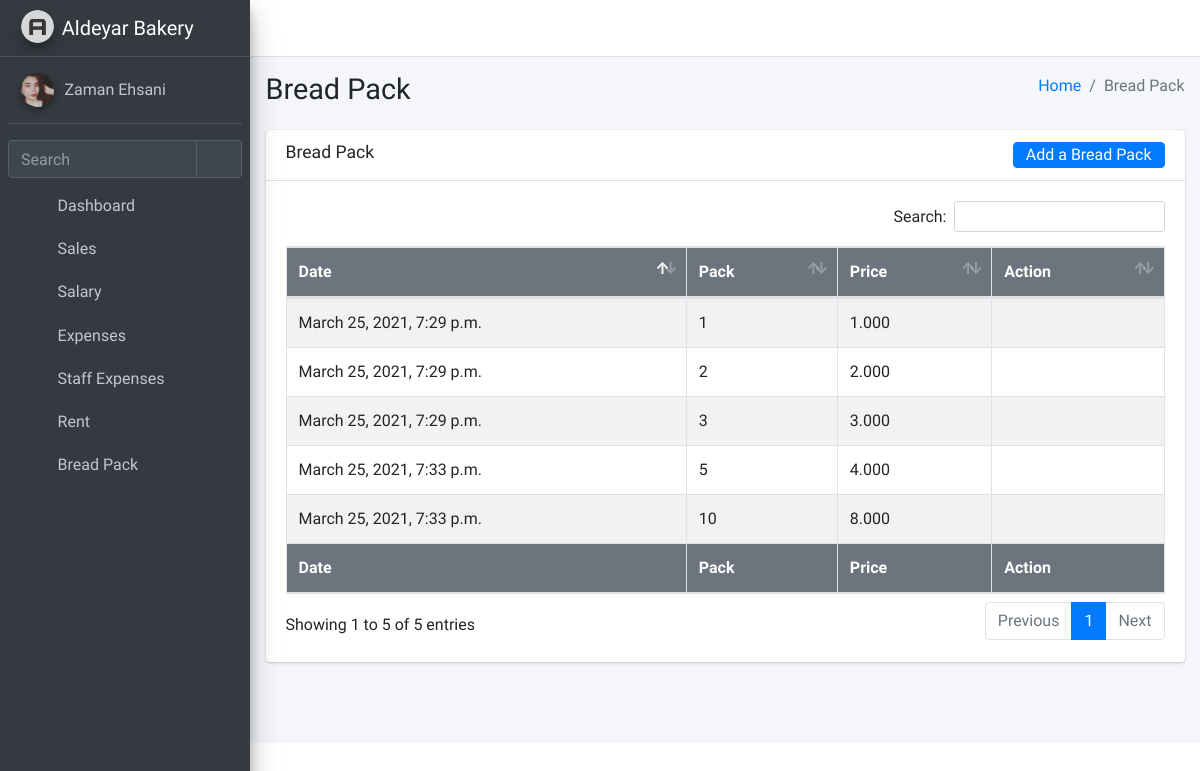
The app's page /bread (signed in) with its own data.
### Dash/models.py (models this page shows, shortened)
class Profile(models.Model):
    user = models.OneToOneField(User, on_delete=models.CASCADE)
    about = models.TextField("tell me about yourself",null=True, blank=True)
    phone = models.PositiveIntegerField("what is your phone?",null=True, blank=True)
    address = models.CharField("where do you live?",max_length=500,null=True, blank=True)
    photo = models.ImageField("Upload a square picture of yourself.",default='default.png', upload_to = upload_location, null=True, blank=True)

class Bread(models.Model):
    package = models.CharField(max_length=200, null=True, blank=True)
    price   = models.DecimalField(max_digits=10, decimal_places=3)
    date    = models.DateTimeField(auto_now=False, auto_now_add=True)
    class Meta:
        verbose_name_plural = "Bread"

### Dash/views.py (the view)
# urls.py: path('bread', dash_view.Bread.as_view(), name="bread"),
class Bread(LoginRequiredMixin, ListView):
    login_url = '/login'
    model = models.Bread
    template_name = "bread.html"
    def get_context_data(self, *args, **kwargs):
        data = super(Bread, self).get_context_data(*args, **kwargs)
        data['page_title'] = 'Bread Pack'
        return data

### templates/bread.html
{% extends 'base.html' %}
{% load static %}
{% block content %}
{% include 'asidebar.html' %}
  <div class="content-wrapper">
    <section class="content-header">
      <div class="container-fluid">
        <div class="row mb-2">
          <div class="col-sm-6">
            <h1> Bread Pack</h1>
          </div>
          <div class="col-sm-6">
            <ol class="breadcrumb float-sm-right">
              <li class="breadcrumb-item"><a href="{% url 'dashboard' %}">Home</a></li>
              <li class="breadcrumb-item active"> Bread Pack</li>
            </ol>
          </div>
        </div>
      </div>
    </section>
    <section class="content">
      <div class="container-fluid">
        <div class="row">
          <div class="col-12">
            <div class="card">
              <div class="card-header">
                <h3 class="card-title"> Bread Pack</h3>
                <a href="{% url 'add_bread' %}" class="btn btn-primary float-right pt-0 pb-0"> Add a Bread Pack</a>
              </div>
              <div class="card-body">
                <table id="example1" class="table table-bordered table-striped">
                  <thead class="bg-secondary">
                    <tr>
                      <th>Date</th>
                      <th>Pack</th>
                      <th>Price</th>
                      <th>Action</th>
                    </tr>
                  </thead>
                  <tbody>
                    {% for obj in object_list  %}
                      <tr>
                        <td>{{obj.date}}</td>
                        <td>{{obj.package}}</td>
                        <td>{{obj.price}}</td>
                        <td class="text-center">
                          <a href="{% url 'update_bread' obj.id %}" class=" mr-3 pt-0 pb-0" title="make changes"><i class="fas fa-edit"></i></a>
                          <a href="{% url 'delete_bread' obj.id %}" class="pt-0 pb-0 text-danger" title="Remove the Record."><i class="fas fa-trash"></i></a>
                        </td>
                      </tr>
                  {% endfor %}
                  </tbody>
                  <tfoot class="bg-secondary">
                  <tr>
                    <th>Date</th>
                    <th>Pack</th>
                    <th>Price</th>
                    <th>Action</th>
                  </tr>
                  </tfoot>
                </table>
              </div>
            </div>
          </div>
        </div>
      </div>
    </section>
  </div>
{% endblock content  %}

### templates/base.html (shortened to what this page needs)
{% load static %}
<!DOCTYPE html>
<html lang="en">
<head>
  <link rel="stylesheet" href="{% static 'plugins/fontawesome-free/css/all.min.css' %}">
  <link rel="stylesheet" href="https://code.ionicframework.com/ionicons/2.0.1/css/ionicons.min.css">
  <link rel="stylesheet" href="{% static 'plugins/tempusdominus-bootstrap-4/css/tempusdominus-bootstrap-4.min.css' %}">
  <link rel="stylesheet" href="{% static 'plugins/icheck-bootstrap/icheck-bootstrap.min.css' %}">
  <link rel="stylesheet" href="{% static 'plugins/jqvmap/jqvmap.min.css' %}">
  <link rel="stylesheet" href="{% static 'dist/css/adminlte.min.css' %}">
  <link rel="stylesheet" href="{% static 'plugins/overlayScrollbars/css/OverlayScrollbars.min.css' %}">
  <link rel="stylesheet" href="{% static 'plugins/daterangepicker/daterangepicker.css' %}">
  <link rel="stylesheet" href="{% static 'plugins/summernote/summernote-bs4.min.css' %}">
  <link rel="stylesheet" href="{% static 'plugins/datatables-bs4/css/dataTables.bootstrap4.min.css' %}">
  <link rel="stylesheet" href="{% static 'plugins/datatables-responsive/css/responsive.bootstrap4.min.css' %}">
  <link rel="stylesheet" href="{% static 'plugins/datatables-buttons/css/buttons.bootstrap4.min.css' %}">
</head>
<body class="hold-transition sidebar-mini layout-fixed">
<div class="wrapper">
{% block content %}
{% endblock content %}
</div>
</body>
</html>

### templates/asidebar.html (shortened to what this page needs)
{% load static %}
  <nav class="main-header navbar navbar-expand navbar-white navbar-light">
    <ul class="navbar-nav">
      <li class="nav-item">
        <a class="nav-link" data-widget="pushmenu" href="#" role="button"><i class="fas fa-bars"></i></a>
      </li>
      <li class="nav-item d-none d-sm-inline-block">
        <a href="#" class="nav-link">
        </a>
      </li>
    </ul>
    <ul class="navbar-nav ml-auto">
      <li class="nav-item">
        <a class="nav-link" data-widget="fullscreen" href="#" role="button">
          <i class="fas fa-expand-arrows-alt"></i>
        </a>
      </li>
      <li class="nav-item">
        <a class="nav-link" href="{% url 'logout' %}" role="button">
          <i class="fas fa-sign-out-alt"></i>
        </a>
      </li>
    </ul>
  </nav>
  <aside class="main-sidebar sidebar-dark-primary elevation-4">
    <a href="{% url 'dashboard' %}" class="brand-link">
      <img src="{% static 'dist/img/AdminLTELogo.png' %}" alt="Aldiyar Bakery" class="brand-image img-circle elevation-3" style="opacity: .8">
      <span class="brand-text font-weight-light">Aldeyar Bakery</span>
    </a>
    <div class="sidebar">
      <div class="user-panel mt-3 pb-3 mb-3 d-flex">
        <div class="image">
          <img src="{{user.profile.photo.url}}" class="img-circle elevation-2" alt="User Image">
        </div>
        <div class="info">
          <a href="{% url 'profile' pk=user.id %}" class="d-block">{{user.get_full_name|default:user.username|title}}</a>
        </div>
      </div>
      <div class="form-inline">
        <div class="input-group" data-widget="sidebar-search">
          <input class="form-control form-control-sidebar" type="search" placeholder="Search" aria-label="Search">
          <div class="input-group-append">
            <button class="btn btn-sidebar">
              <i class="fas fa-search fa-fw"></i>
            </button>
          </div>
        </div>
      </div>
      <nav class="mt-2">
        <ul class="nav nav-pills nav-sidebar flex-column" data-widget="treeview" role="menu" data-accordion="false">
          <li class="nav-item">
            <a href="{% url 'dashboard' %}" class="nav-link">
              <i class=" nav-icon fas fa-th-large"></i>
              <p> Dashboard</p>
            </a>
          </li>
          <li class="nav-item">
            <a href="{% url 'sale' %}" class="nav-link">
              <i class="nav-icon fas fa-shopping-basket "></i>
              <p> Sales </p></a>
          </li>
          <li class="nav-item">
            <a href="{% url 'salary' %}" class="nav-link">
              <i class="nav-icon fas fa-money-bill-alt"></i>
              <p> Salary </p>
            </a>
          </li>
          <li class="nav-item">
            <a href="{% url 'expense' %}" class="nav-link">
              <i class="nav-icon fas fa-money-bill-wave"></i>
              <p> Expenses </p>
            </a>
          </li>
          <li class="nav-item">
            <a href="{% url 'staff_expense' %}" class="nav-link">
              <i class="nav-icon fas fa-money-check-alt"></i>
              <p>  Staff Expenses </p>
            </a>
          </li>
          <li class="nav-item">
            <a href="{% url 'rent' %}" class="nav-link">
              <i class="nav-icon fas fa-hand-holding-usd"></i>
              <p>  Rent </p>
            </a>
          </li>
          <li class="nav-item">
            <a href="{% url 'bread' %}" class="nav-link">
              <i class="nav-icon fas fa-cookie-bite"></i>
              <p>  Bread Pack </p>
            </a>
          </li>
        </ul>
      </nav>
    </div>
  </aside>

### records on screen
Bread: date "March 25, 2021, 7:29 p.m.", package "1", price "1.000"
Bread: date "March 25, 2021, 7:29 p.m.", package "2", price "2.000"
Bread: date "March 25, 2021, 7:29 p.m.", package "3", price "3.000"
Bread: date "March 25, 2021, 7:33 p.m.", package "5", price "4.000"
Bread: date "March 25, 2021, 7:33 p.m.", package "10", price "8.000"

### other values on screen
{{ user.get_full_name|default:user.username|title }} "Zaman Ehsani"
